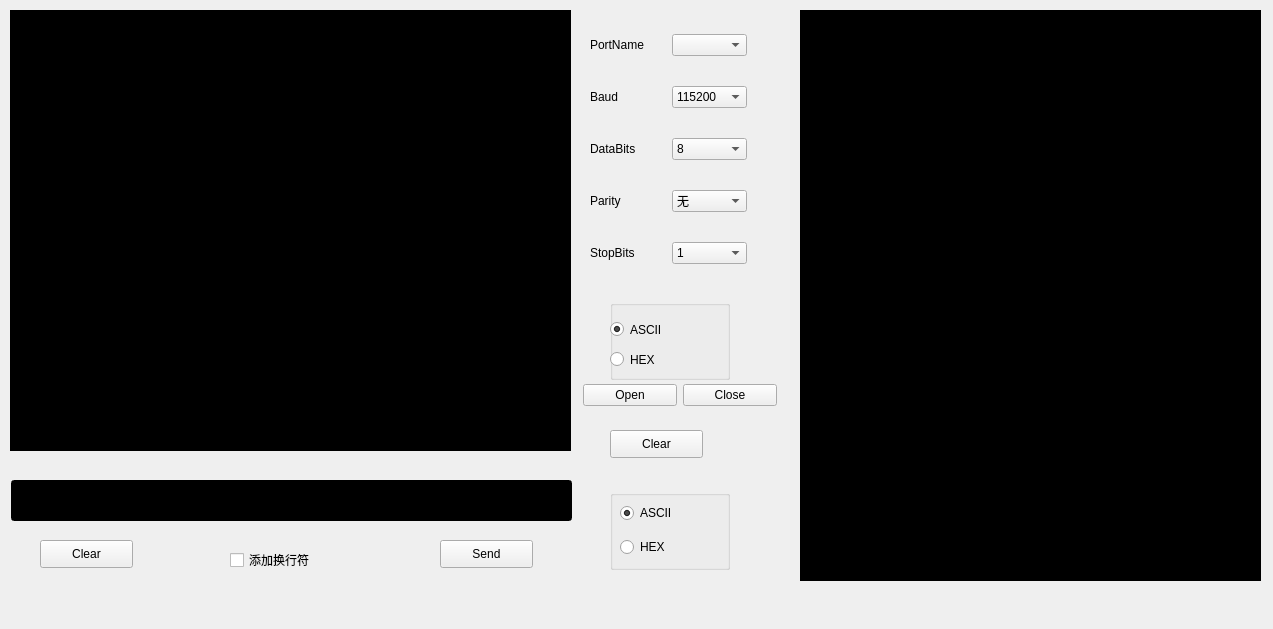
<?xml version="1.0" encoding="UTF-8"?>
<ui version="4.0">
 <class>Widget</class>
 <widget class="QWidget" name="Widget">
  <property name="geometry">
   <rect>
    <x>0</x>
    <y>0</y>
    <width>1273</width>
    <height>629</height>
   </rect>
  </property>
  <property name="minimumSize">
   <size>
    <width>773</width>
    <height>567</height>
   </size>
  </property>
  <property name="maximumSize">
   <size>
    <width>60000</width>
    <height>60000</height>
   </size>
  </property>
  <property name="windowTitle">
   <string>Widget</string>
  </property>
  <property name="windowIcon">
   <iconset resource="res.qrc">
    <normaloff>:/new/prefix1/bitbug_favicon.ico</normaloff>:/new/prefix1/bitbug_favicon.ico</iconset>
  </property>
  <property name="styleSheet">
   <string notr="true"/>
  </property>
  <widget class="QTextBrowser" name="textBrowser">
   <property name="geometry">
    <rect>
     <x>10</x>
     <y>10</y>
     <width>561</width>
     <height>441</height>
    </rect>
   </property>
   <property name="styleSheet">
    <string notr="true">background-color: rgb(0, 0, 0);
color: rgb(85, 255, 127);</string>
   </property>
   <property name="lineWidth">
    <number>7</number>
   </property>
  </widget>
  <widget class="QWidget" name="layoutWidget">
   <property name="geometry">
    <rect>
     <x>583</x>
     <y>380</y>
     <width>194</width>
     <height>30</height>
    </rect>
   </property>
   <layout class="QHBoxLayout" name="horizontalLayout">
    <item>
     <widget class="QPushButton" name="OpenpushButton">
      <property name="text">
       <string>Open</string>
      </property>
     </widget>
    </item>
    <item>
     <widget class="QPushButton" name="ClosepushButton">
      <property name="text">
       <string>Close</string>
      </property>
     </widget>
    </item>
   </layout>
  </widget>
  <widget class="QPushButton" name="ClearpushButton">
   <property name="geometry">
    <rect>
     <x>610</x>
     <y>430</y>
     <width>93</width>
     <height>28</height>
    </rect>
   </property>
   <property name="text">
    <string>Clear</string>
   </property>
  </widget>
  <widget class="QPushButton" name="SendpushButton">
   <property name="geometry">
    <rect>
     <x>440</x>
     <y>540</y>
     <width>93</width>
     <height>28</height>
    </rect>
   </property>
   <property name="text">
    <string>Send</string>
   </property>
  </widget>
  <widget class="QLineEdit" name="SendlineEdit">
   <property name="geometry">
    <rect>
     <x>11</x>
     <y>480</y>
     <width>561</width>
     <height>41</height>
    </rect>
   </property>
   <property name="sizePolicy">
    <sizepolicy hsizetype="Fixed" vsizetype="Preferred">
     <horstretch>0</horstretch>
     <verstretch>0</verstretch>
    </sizepolicy>
   </property>
   <property name="styleSheet">
    <string notr="true">background-color: rgb(0, 0, 0);
color: rgb(85, 255, 127);</string>
   </property>
  </widget>
  <widget class="QPushButton" name="Clear1pushButton">
   <property name="geometry">
    <rect>
     <x>40</x>
     <y>540</y>
     <width>93</width>
     <height>28</height>
    </rect>
   </property>
   <property name="text">
    <string>Clear</string>
   </property>
  </widget>
  <widget class="QWidget" name="layoutWidget">
   <property name="geometry">
    <rect>
     <x>590</x>
     <y>10</y>
     <width>157</width>
     <height>281</height>
    </rect>
   </property>
   <layout class="QVBoxLayout" name="verticalLayout">
    <item>
     <layout class="QHBoxLayout" name="horizontalLayout_2">
      <item>
       <widget class="QLabel" name="label">
        <property name="text">
         <string>PortName</string>
        </property>
       </widget>
      </item>
      <item>
       <widget class="QComboBox" name="portnamecomboBox"/>
      </item>
     </layout>
    </item>
    <item>
     <layout class="QHBoxLayout" name="horizontalLayout_3">
      <item>
       <widget class="QLabel" name="label_2">
        <property name="text">
         <string>Baud</string>
        </property>
       </widget>
      </item>
      <item>
       <widget class="QComboBox" name="BaudcomboBox">
        <item>
         <property name="text">
          <string>115200</string>
         </property>
        </item>
        <item>
         <property name="text">
          <string>9600</string>
         </property>
        </item>
       </widget>
      </item>
     </layout>
    </item>
    <item>
     <layout class="QHBoxLayout" name="horizontalLayout_4">
      <item>
       <widget class="QLabel" name="label_3">
        <property name="text">
         <string>DataBits</string>
        </property>
       </widget>
      </item>
      <item>
       <widget class="QComboBox" name="DataBitscomboBox">
        <item>
         <property name="text">
          <string>8</string>
         </property>
        </item>
        <item>
         <property name="text">
          <string>7</string>
         </property>
        </item>
       </widget>
      </item>
     </layout>
    </item>
    <item>
     <layout class="QHBoxLayout" name="horizontalLayout_5">
      <item>
       <widget class="QLabel" name="label_4">
        <property name="text">
         <string>Parity</string>
        </property>
       </widget>
      </item>
      <item>
       <widget class="QComboBox" name="ParitycomboBox">
        <item>
         <property name="text">
          <string>无</string>
         </property>
        </item>
        <item>
         <property name="text">
          <string>奇校验</string>
         </property>
        </item>
        <item>
         <property name="text">
          <string>偶校验</string>
         </property>
        </item>
       </widget>
      </item>
     </layout>
    </item>
    <item>
     <layout class="QHBoxLayout" name="horizontalLayout_6">
      <item>
       <widget class="QLabel" name="label_5">
        <property name="text">
         <string>StopBits</string>
        </property>
       </widget>
      </item>
      <item>
       <widget class="QComboBox" name="StopBitscomboBox">
        <item>
         <property name="text">
          <string>1</string>
         </property>
        </item>
        <item>
         <property name="text">
          <string>2</string>
         </property>
        </item>
       </widget>
      </item>
     </layout>
    </item>
   </layout>
  </widget>
  <widget class="QGroupBox" name="groupBox">
   <property name="geometry">
    <rect>
     <x>610</x>
     <y>490</y>
     <width>120</width>
     <height>80</height>
    </rect>
   </property>
   <property name="title">
    <string/>
   </property>
   <widget class="QWidget" name="layoutWidget">
    <property name="geometry">
     <rect>
      <x>10</x>
      <y>5</y>
      <width>91</width>
      <height>71</height>
     </rect>
    </property>
    <layout class="QVBoxLayout" name="verticalLayout_2">
     <item>
      <widget class="QRadioButton" name="SendAsciiradioButton">
       <property name="text">
        <string>ASCII</string>
       </property>
       <property name="checked">
        <bool>true</bool>
       </property>
      </widget>
     </item>
     <item>
      <widget class="QRadioButton" name="SendHexradioButton">
       <property name="text">
        <string>HEX</string>
       </property>
      </widget>
     </item>
    </layout>
   </widget>
  </widget>
  <widget class="QGroupBox" name="groupBox_2">
   <property name="geometry">
    <rect>
     <x>610</x>
     <y>300</y>
     <width>120</width>
     <height>80</height>
    </rect>
   </property>
   <property name="title">
    <string/>
   </property>
   <widget class="QRadioButton" name="RecvAsciiradioButton">
    <property name="geometry">
     <rect>
      <x>0</x>
      <y>20</y>
      <width>110</width>
      <height>19</height>
     </rect>
    </property>
    <property name="text">
     <string>ASCII</string>
    </property>
    <property name="checked">
     <bool>true</bool>
    </property>
   </widget>
   <widget class="QRadioButton" name="RecvHexradioButton">
    <property name="geometry">
     <rect>
      <x>0</x>
      <y>50</y>
      <width>110</width>
      <height>19</height>
     </rect>
    </property>
    <property name="text">
     <string>HEX</string>
    </property>
   </widget>
  </widget>
  <widget class="QTextEdit" name="TesttextEdit">
   <property name="geometry">
    <rect>
     <x>800</x>
     <y>10</y>
     <width>461</width>
     <height>571</height>
    </rect>
   </property>
   <property name="styleSheet">
    <string notr="true">background-color: rgb(0, 0, 0);
color: rgb(85, 255, 0);
</string>
   </property>
  </widget>
  <widget class="QCheckBox" name="add_CRLF_checkBox">
   <property name="geometry">
    <rect>
     <x>230</x>
     <y>550</y>
     <width>101</width>
     <height>20</height>
    </rect>
   </property>
   <property name="text">
    <string>添加换行符</string>
   </property>
  </widget>
 </widget>
 <resources>
  <include location="res.qrc"/>
 </resources>
 <connections/>
</ui>
